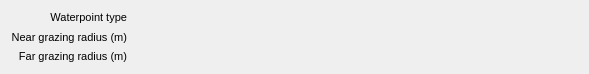
<?xml version="1.0" encoding="UTF-8"?>
<ui version="4.0">
 <class>Form</class>
 <widget class="QWidget" name="Form">
  <property name="geometry">
   <rect>
    <x>0</x>
    <y>0</y>
    <width>589</width>
    <height>74</height>
   </rect>
  </property>
  <property name="windowTitle">
   <string>Form</string>
  </property>
  <layout class="QVBoxLayout" name="verticalLayout">
   <item>
    <layout class="QGridLayout" name="gridLayout">
     <property name="sizeConstraint">
      <enum>QLayout::SetMaximumSize</enum>
     </property>
     <item row="5" column="1">
      <widget class="FormattedValues" name="farGrazingRadiusText">
       <property name="sizePolicy">
        <sizepolicy hsizetype="Expanding" vsizetype="Minimum">
         <horstretch>0</horstretch>
         <verstretch>0</verstretch>
        </sizepolicy>
       </property>
       <property name="font">
        <font>
         <pointsize>8</pointsize>
        </font>
       </property>
       <property name="text">
        <string/>
       </property>
      </widget>
     </item>
     <item row="5" column="0">
      <widget class="QLabel" name="farGrazingRadiusLabel">
       <property name="sizePolicy">
        <sizepolicy hsizetype="Minimum" vsizetype="Minimum">
         <horstretch>0</horstretch>
         <verstretch>0</verstretch>
        </sizepolicy>
       </property>
       <property name="font">
        <font>
         <pointsize>8</pointsize>
        </font>
       </property>
       <property name="text">
        <string notr="true">Far grazing radius (m)</string>
       </property>
       <property name="alignment">
        <set>Qt::AlignRight|Qt::AlignTrailing|Qt::AlignVCenter</set>
       </property>
      </widget>
     </item>
     <item row="3" column="1">
      <widget class="FormattedValues" name="waterpointTypeText">
       <property name="sizePolicy">
        <sizepolicy hsizetype="Expanding" vsizetype="Minimum">
         <horstretch>0</horstretch>
         <verstretch>0</verstretch>
        </sizepolicy>
       </property>
       <property name="font">
        <font>
         <pointsize>8</pointsize>
        </font>
       </property>
       <property name="text">
        <string/>
       </property>
      </widget>
     </item>
     <item row="3" column="0">
      <widget class="QLabel" name="waterpointTypeLabel">
       <property name="sizePolicy">
        <sizepolicy hsizetype="Minimum" vsizetype="Minimum">
         <horstretch>0</horstretch>
         <verstretch>0</verstretch>
        </sizepolicy>
       </property>
       <property name="font">
        <font>
         <pointsize>8</pointsize>
        </font>
       </property>
       <property name="text">
        <string notr="true">Waterpoint type</string>
       </property>
       <property name="alignment">
        <set>Qt::AlignRight|Qt::AlignTrailing|Qt::AlignVCenter</set>
       </property>
      </widget>
     </item>
     <item row="4" column="0">
      <widget class="QLabel" name="nearGrazingRadiusLabel">
       <property name="sizePolicy">
        <sizepolicy hsizetype="Minimum" vsizetype="Minimum">
         <horstretch>0</horstretch>
         <verstretch>0</verstretch>
        </sizepolicy>
       </property>
       <property name="font">
        <font>
         <pointsize>8</pointsize>
        </font>
       </property>
       <property name="text">
        <string notr="true">Near grazing radius (m)</string>
       </property>
       <property name="alignment">
        <set>Qt::AlignRight|Qt::AlignTrailing|Qt::AlignVCenter</set>
       </property>
      </widget>
     </item>
     <item row="4" column="1">
      <widget class="FormattedValues" name="nearGrazingRadiusText">
       <property name="sizePolicy">
        <sizepolicy hsizetype="Expanding" vsizetype="Minimum">
         <horstretch>0</horstretch>
         <verstretch>0</verstretch>
        </sizepolicy>
       </property>
       <property name="font">
        <font>
         <pointsize>8</pointsize>
        </font>
       </property>
       <property name="text">
        <string/>
       </property>
      </widget>
     </item>
    </layout>
   </item>
  </layout>
 </widget>
 <customwidgets>
  <customwidget>
   <class>FormattedValues</class>
   <extends>QLabel</extends>
   <header>paddock_power/src/widgets/details/formatted_values</header>
  </customwidget>
 </customwidgets>
 <resources/>
 <connections/>
</ui>
